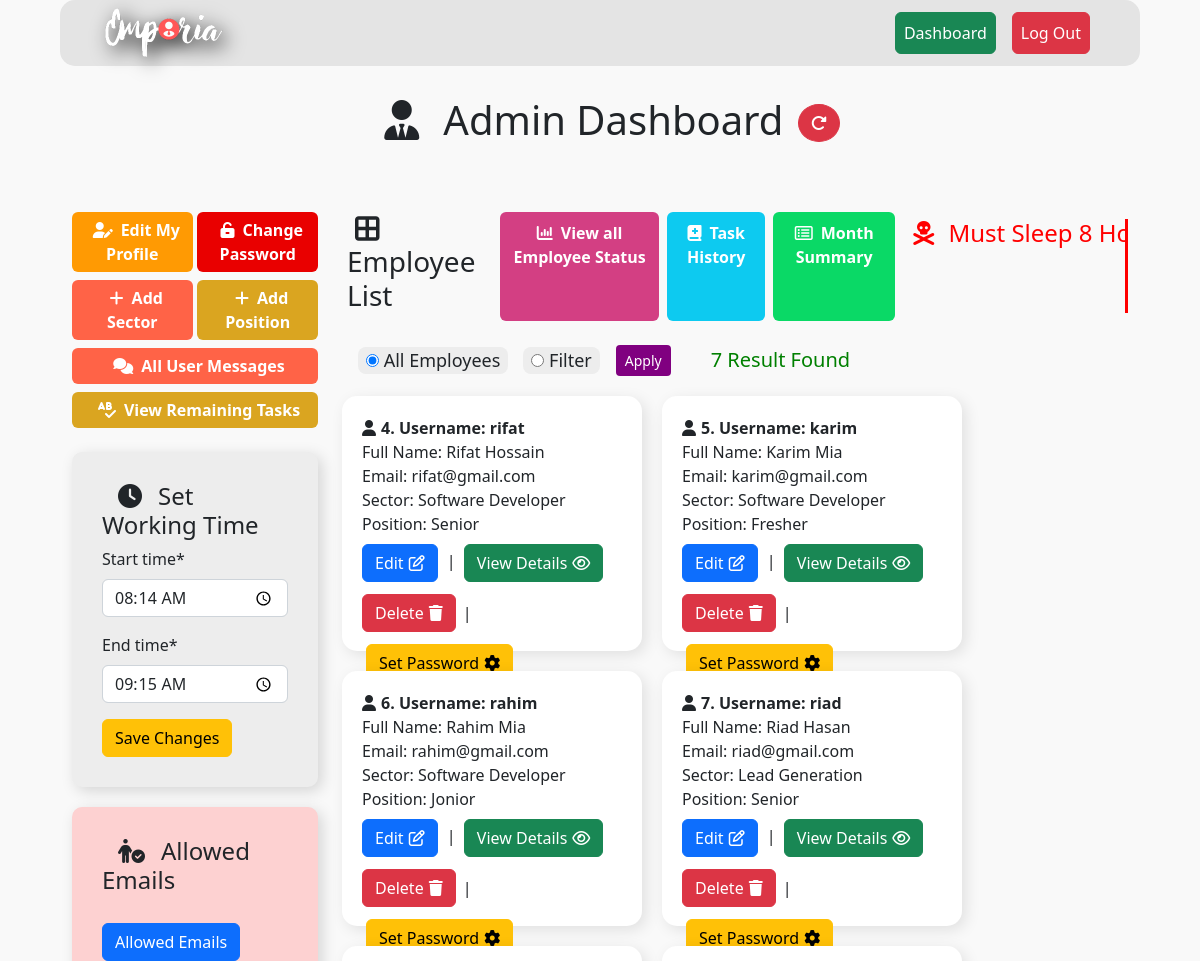
Before: /dashboard/ (signed in, upper part) with the older database file.
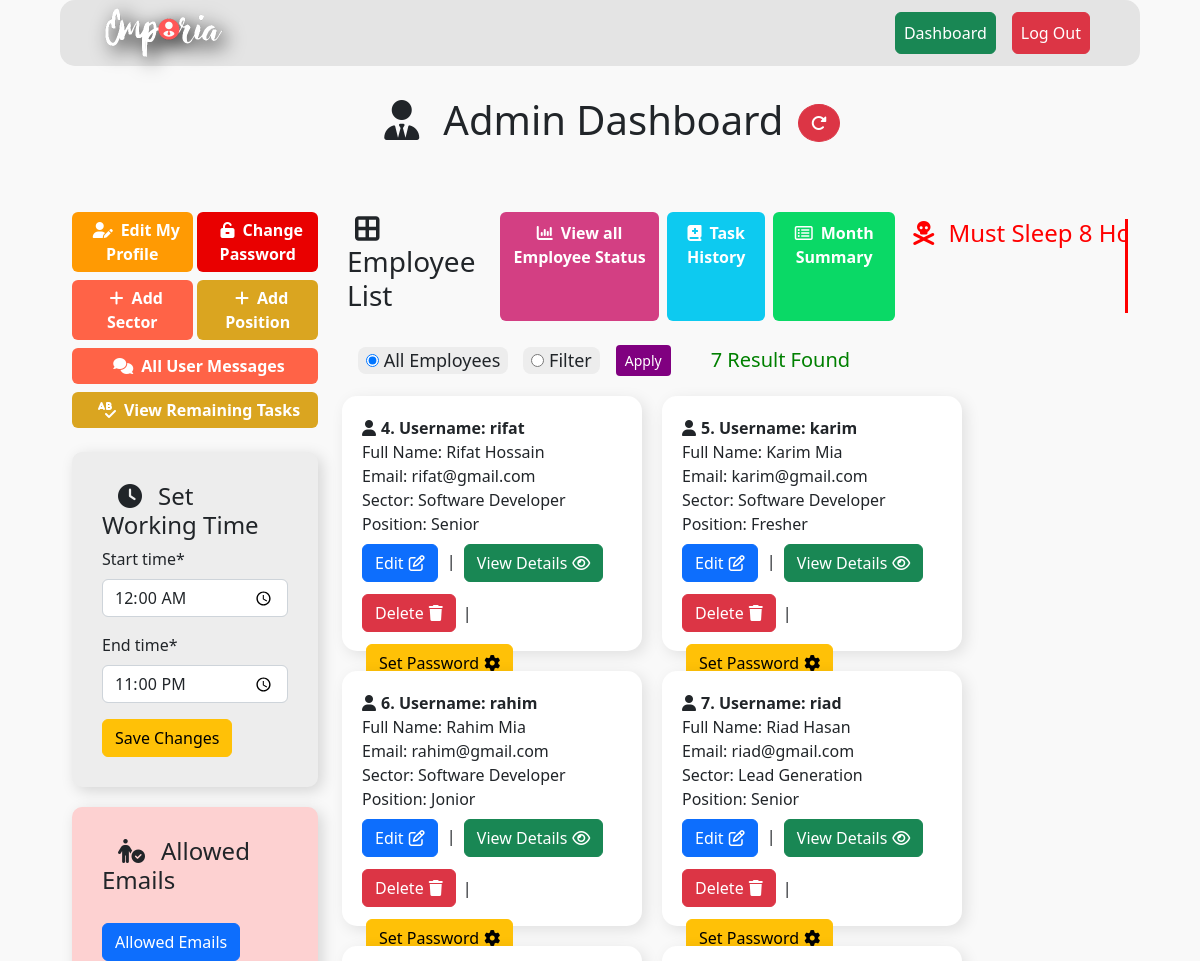
After: the same page with the newer database file.
### dashboard/models.py (models this page shows, shortened)
class AttendanceTimeSettings(models.Model):
    start_time = models.TimeField()  # Allowed check-in time
    end_time = models.TimeField()  # Allowed check-out time

### dashboard/views.py (the view, shortened to what this page needs)
# urls.py: path('dashboard/', views.dashboard, name='dashboard'),
@login_required
def dashboard(request):
    if request.user.is_staff:
        if request.method == 'POST':
            if 'default_holiday' in request.POST:
                form = DefaultHolidayForm(request.POST)
                if form.is_valid():
                    DefaultHoliday.objects.all().delete()  # Only one default holiday allowed
                    form.save()
                    messages.success(request, "Default holiday updated successfully!")
                    return redirect('dashboard')
            elif 'employee_holiday' in request.POST:
                form = MultiDateHolidayForm(request.POST)
                if form.is_valid():
                    employee = form.cleaned_data['employee']
                    holiday_dates = form.cleaned_data['holiday_dates'].split(",")  # Split the dates by comma
                    for date in holiday_dates:
                        date = date.strip()
                        EmployeeHoliday.objects.create(employee=employee, holiday_date=date)
                    messages.success(request, f"Holidays added for {employee.user.username} on {', '.join(holiday_dates)}.")
                    return redirect('dashboard')
            elif 'occasional_holidays' in request.POST:
                form = MultiDefaultHolidaysForm(request.POST)
                if form.is_valid():
                    holiday_dates = form.cleaned_data['holiday_dates'].split(",")  # Split the dates by comma
                    for date in holiday_dates:
                        date = date.strip()
                        MultiDefaultHoliday.objects.create(holiday_date=date)
                    messages.success(request, f"Occasional holidays added on {', '.join(holiday_dates)}.")
                    return redirect('dashboard')
            elif 'set_attendance_time' in request.POST:
                settings = AttendanceTimeSettings.objects.first()  # Fetch existing settings
                form = AttendanceTimeForm(request.POST, instance=settings)
                if form.is_valid():
                        form.save()
                        messages.success(request, "Working time updated successfully!")
                        return redirect("dashboard")
        else:
            form = AttendanceTimeForm(instance=AttendanceTimeSettings.objects.first())
        today = localdate()
        total_days = monthrange(today.year, today.month)[1]
        default_holiday = DefaultHoliday.objects.first()
        default_holiday_day = default_holiday.day if default_holiday else "friday"
        all_filtered_employees, sectors, positions, sector_id, position_id, filter_type = filtered_employees(request)
        all_holidays = []  # Initialize a list to track all holidays
        employees = Employee.objects.all()
        for day in range(1, total_days + 1):
            date = today.replace(day=day)
            if default_holiday and date.strftime("%A").lower() == default_holiday.day.lower():
                all_holidays.append(date)
        for employee in employees:
            employee_holidays = EmployeeHoliday.objects.filter(employee=employee)
            for emp_holiday in employee_holidays:
                all_holidays.append(emp_holiday.holiday_date)
        total_occasional_holidays = MultiDefaultHoliday.objects.all()
        occasional_holidays = list(set([
            f"{holiday.holiday_date} ({holiday.holiday_date.strftime('%A')})"
            for holiday in total_occasional_holidays
        ]))
        occasional_holidays.sort(key=lambda x: x.split(" ")[0])
        for occasional_day in total_occasional_holidays:
            all_holidays.append(occasional_day.holiday_date)
        all_holidays = sorted(set(all_holidays))  # Remove duplicates and sort the holidays
        total_holidays = len(all_holidays)
        workdays = total_days - total_holidays
        for employee in employees:
            employee_holidays_taken = EmployeeHoliday.objects.filter(employee=employee).count()
            total_holidays = len(all_holidays) + len(employee_holidays)
            workdays = total_days - total_holidays
            MonthSummary.objects.filter(
                month=today.strftime("%B"),
                year=today.year,
                employee_id=employee.id
            ).update(
                total_occasional_holidays=len(occasional_holidays),
                total_holidays_taken=employee_holidays_taken,
                total_workdays=workdays
            )
        occasional_holidays_form = MultiDefaultHolidaysForm()
        multi_date_form = MultiDateHolidayForm()
        allowed_emails = AllowedEmail.objects.all()
        default_form = DefaultHolidayForm(instance=default_holiday)
        settings = AttendanceTimeSettings.objects.first()
        attendance_time_form = AttendanceTimeForm(request.POST or None, instance=settings)
        context = {
            'employees': employees,
            'default_form': default_form,
            'workdays': workdays,
            'emails': allowed_emails,
            'occasional_holi_days': occasional_holidays,
            'multi_date_form': multi_date_form,
            'attendance_time_form':attendance_time_form,
            'occasional_holidays_form': occasional_holidays_form,
            'all_holidays': all_holidays,  # Pass the holiday list to the template
            'filtered_employees': all_filtered_employees,
            'sectors': sectors,
            'positions': positions,
            'selected_sector': sector_id,
            'selected_position': position_id,
            'filter_type': filter_type
        }
        return render(request, 'admin_dashboard.html', context)

### dashboard/forms.py
class DefaultHolidayForm(forms.ModelForm):
    class Meta:
        model = DefaultHoliday
        fields = ['day']

class MultiDateHolidayForm(forms.Form):
    employee = forms.ModelChoiceField(queryset=Employee.objects.all(), label="Select Employee",empty_label="Select Employee")
    holiday_dates = forms.CharField(widget=forms.TextInput(attrs={'class': 'multi-date-picker', 'placeholder': 'Select multiple dates'}), label="Holiday Dates")

### dashboard/models.py (called while the page is built)
    def __str__(self):
        return self.position

    def __str__(self):
        return self.sector

    def __str__(self):
        return self.user.username

### dashboard/templates/admin_dashboard.html (shortened to what the changed rows need)
{% extends 'base.html' %}
{% load crispy_forms_tags %}
{% block content %}
<div class="header_content">
    <h1 class="text-center mt-5" style="display:inline;"><i class="fa-solid fa-user-tie mx-4"></i>Admin Dashboard</h1>
</div>
<div class="full-div row">
    <div class="col-3 admin-work">
        <div class="set_time" style="background-color:#ededed;">
            <form method="post">
                {{ attendance_time_form|crispy }}
            </form>
        </div>
    </div>
{% endblock %}

Changed rows visible on the page:
changed AttendanceTimeSettings: start_time "08:14:00" → "00:00:00"; end_time "09:15:00" → "23:00:00"
